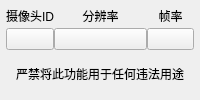
                     <widget class="QWidget" name="camera_page">
                      <layout class="QVBoxLayout" name="verticalLayout_17">
                       <property name="spacing">
                        <number>0</number>
                       </property>
                       <property name="leftMargin">
                        <number>6</number>
                       </property>
                       <property name="topMargin">
                        <number>3</number>
                       </property>
                       <property name="rightMargin">
                        <number>6</number>
                       </property>
                       <property name="bottomMargin">
                        <number>3</number>
                       </property>
                       <item>
                        <layout class="QHBoxLayout" name="horizontalLayout_8" stretch="1,2,1">
                         <item>
                          <layout class="QVBoxLayout" name="verticalLayout_14">
                           <item>
                            <widget class="QLabel" name="label_3">
                             <property name="styleSheet">
                              <string notr="true">font: 10pt &quot;微软雅黑&quot;;</string>
                             </property>
                             <property name="text">
                              <string>摄像头ID</string>
                             </property>
                             <property name="alignment">
                              <set>Qt::AlignCenter</set>
                             </property>
                            </widget>
                           </item>
                           <item>
                            <widget class="ComboBox" name="camera_ids"/>
                           </item>
                          </layout>
                         </item>
                         <item>
                          <layout class="QVBoxLayout" name="verticalLayout_15">
                           <item>
                            <widget class="QLabel" name="label_4">
                             <property name="styleSheet">
                              <string notr="true">font: 10pt &quot;微软雅黑&quot;;</string>
                             </property>
                             <property name="text">
                              <string>分辨率</string>
                             </property>
                             <property name="alignment">
                              <set>Qt::AlignCenter</set>
                             </property>
                            </widget>
                           </item>
                           <item>
                            <widget class="ComboBox" name="camera_sizes"/>
                           </item>
                          </layout>
                         </item>
                         <item>
                          <layout class="QVBoxLayout" name="verticalLayout_16">
                           <item>
                            <widget class="QLabel" name="label_5">
                             <property name="styleSheet">
                              <string notr="true">font: 10pt &quot;微软雅黑&quot;;</string>
                             </property>
                             <property name="text">
                              <string>帧率</string>
                             </property>
                             <property name="alignment">
                              <set>Qt::AlignCenter</set>
                             </property>
                            </widget>
                           </item>
                           <item>
                            <widget class="ComboBox" name="camera_fps"/>
                           </item>
                          </layout>
                         </item>
                        </layout>
                       </item>
                       <item>
                        <widget class="QLabel" name="label_6">
                         <property name="styleSheet">
                          <string notr="true">font: 10pt &quot;微软雅黑&quot;;</string>
                         </property>
                         <property name="text">
                          <string>严禁将此功能用于任何违法用途</string>
                         </property>
                         <property name="alignment">
                          <set>Qt::AlignCenter</set>
                         </property>
                        </widget>
                       </item>
                      </layout>
                     </widget>
